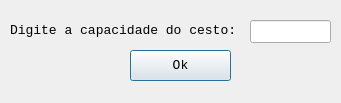
<?xml version="1.0" encoding="UTF-8"?>
<ui version="4.0">
 <class>BucketSizeDialog</class>
 <widget class="QDialog" name="BucketSizeDialog">
  <property name="geometry">
   <rect>
    <x>0</x>
    <y>0</y>
    <width>341</width>
    <height>103</height>
   </rect>
  </property>
  <property name="windowTitle">
   <string>Dialog</string>
  </property>
  <widget class="QPushButton" name="ok_button">
   <property name="geometry">
    <rect>
     <x>130</x>
     <y>50</y>
     <width>101</width>
     <height>31</height>
    </rect>
   </property>
   <property name="font">
    <font>
     <family>Monospace</family>
     <pointsize>10</pointsize>
    </font>
   </property>
   <property name="text">
    <string>Ok</string>
   </property>
  </widget>
  <widget class="QLabel" name="label">
   <property name="geometry">
    <rect>
     <x>10</x>
     <y>20</y>
     <width>241</width>
     <height>21</height>
    </rect>
   </property>
   <property name="font">
    <font>
     <family>Monospace</family>
     <pointsize>10</pointsize>
    </font>
   </property>
   <property name="text">
    <string>Digite a capacidade do cesto: </string>
   </property>
  </widget>
  <widget class="QLineEdit" name="capacity_line_edit">
   <property name="geometry">
    <rect>
     <x>250</x>
     <y>20</y>
     <width>81</width>
     <height>23</height>
    </rect>
   </property>
   <property name="font">
    <font>
     <family>Monospace</family>
     <pointsize>10</pointsize>
    </font>
   </property>
  </widget>
 </widget>
 <resources/>
 <connections/>
</ui>
